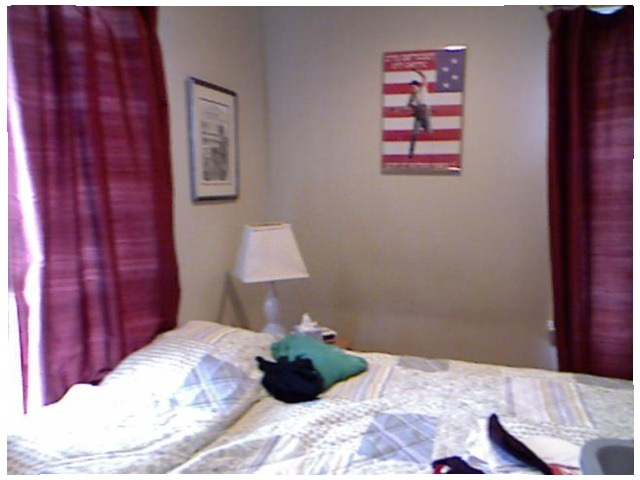
#> input picture samples/nyu_1005_rgb.jpg, 640 x 480 px
$ python -i classical.py   (imports and definitions only)   (older library calls are emulated)
#> lines starting #> are read from the running program, lines starting #| are printed output that depends on the picture
"""Classical depth upsampling & refinement.

Contents
--------
* interpolation baselines: nearest / bilinear / bicubic
* hole filling (multi-scale normalised convolution), spike removal, noise-adaptive denoising
* joint bilateral upsampling (JBU, Kopf et al.) and guided-filter upsampling (He et al.)
* depth discontinuity detection (local jump map) and RGB edge map
* OUR classical pipeline  ("GATE"): discontinuity-gated tri-lateral JBU
  + colour-plateau snapping (CPS) with adaptive parameters.

The key idea against texture-copying: RGB only gets a vote where the *depth itself* shows a
discontinuity (the gate g). In depth-smooth areas the RGB range kernel is flattened, so painted
textures cannot leak into the depth map. Where a discontinuity exists, CPS re-assigns each
pixel to the nearer of the two depth plateaus using colour similarity, which recreates a sharp
step aligned with the real colour boundary instead of a blurred ramp.
"""
from __future__ import annotations

from dataclasses import dataclass, field

import cv2
import numpy as np
from PIL import Image
from scipy import ndimage as ndi

# ----------------------------------------------------------------------------- interpolation


def _resize(a: np.ndarray, scale: int, method) -> np.ndarray:
    h, w = a.shape
    return np.asarray(Image.fromarray(a.astype(np.float32), mode="F").resize((w * scale, h * scale), method))


def nearest_up(lr, scale):
    return np.repeat(np.repeat(lr, scale, 0), scale, 1).astype(np.float32)


def bilinear_up(lr, scale):
    return _resize(lr, scale, Image.BILINEAR)


def bicubic_up(lr, scale):
    return _resize(lr, scale, Image.BICUBIC)


# ------------------------------------------------------------------------- hole filling etc.


# [57 lines left out: functions naive_fill, normalized_fill, estimate_noise, remove_spikes, clean_lr, not called in this run]


def confidence_map(valid):
    """LR confidence: 1 where measured, ~0.15 where filled."""
    return np.where(valid, 1.0, 0.15).astype(np.float32)


# ------------------------------------------------------------------- guided / joint bilateral


def box(a, r):
    return cv2.boxFilter(a, -1, (2 * r + 1, 2 * r + 1), borderType=cv2.BORDER_REFLECT)


# [18 lines left out: function guided_filter, not called in this run]


def guided_up(lr, rgb, scale, r=None, eps=1e-3):
    """Bicubic upsample then refine with an RGB guided filter (baseline)."""
    return guided_filter(bicubic_up(lr, scale), rgb, r or max(2, scale), eps)


# [48 lines left out: functions _shifted_lr_samples, jbu, not called in this run]


# ------------------------------------------------------------------ discontinuities and edges

TAU_PER_SCALE = 0.025   # metres of depth jump per unit of upsampling scale tolerated as "surface"


# [29 lines left out: functions lr_discontinuity, depth_discontinuity, not called in this run]


def rgb_edges(rgb):
    """Normalised RGB gradient magnitude in [0,1]."""
    g = cv2.GaussianBlur(cv2.cvtColor(rgb, cv2.COLOR_RGB2GRAY).astype(np.float32) / 255.0, (0, 0), 1.0)
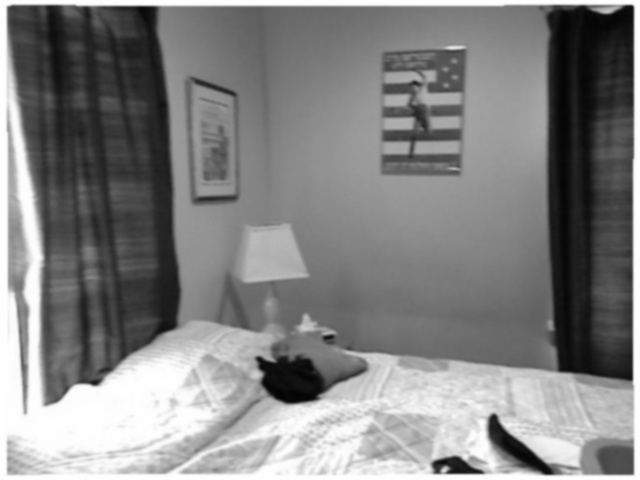
#> g: shape (480, 640) float32; min 0.0131, max 1, mean 0.516
    mag = np.hypot(cv2.Sobel(g, cv2.CV_32F, 1, 0), cv2.Sobel(g, cv2.CV_32F, 0, 1))
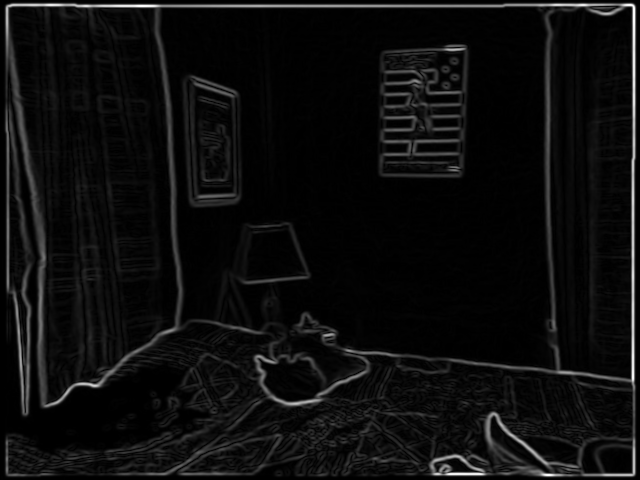
#> mag: shape (480, 640) float32; min 0, max 2.49, mean 0.133; drawn with min black and max white
    return np.clip(mag / (np.percentile(mag, 99) + 1e-6), 0, 1).astype(np.float32)
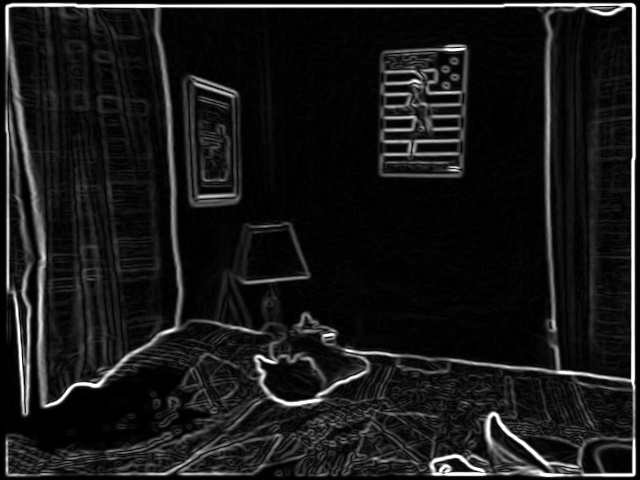
#> returned value: shape (480, 640) float32; min 0, max 1, mean 0.0994


# [46 lines left out: functions gate_map, plateau_snap, not called in this run]


# ------------------------------------------------------------------------- full pipelines


@dataclass
class ClassicalOutput:
    depth: np.ndarray
    base: np.ndarray                      # bicubic of cleaned LR (D0)
    jbu_plain: np.ndarray | None = None
    extras: dict = field(default_factory=dict)


# [40 lines left out: function gate_pipeline, not called in this run]

>>> import cv2
>>> picture = cv2.cvtColor(cv2.imread('../samples/nyu_1005_rgb.jpg'), cv2.COLOR_BGR2RGB)
>>> result = rgb_edges(picture)

$ run again, on samples/nyu_1075_rgb.jpg
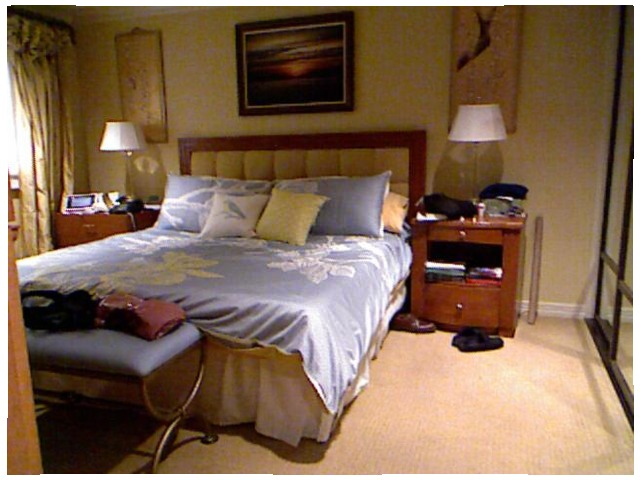
#> input picture samples/nyu_1075_rgb.jpg, 640 x 480 px
#> in rgb_edges, `g = cv2.GaussianBlur(cv2.cvtColor(rgb, cv2.COLOR_RGB2GRAY).astype(np.f..`:
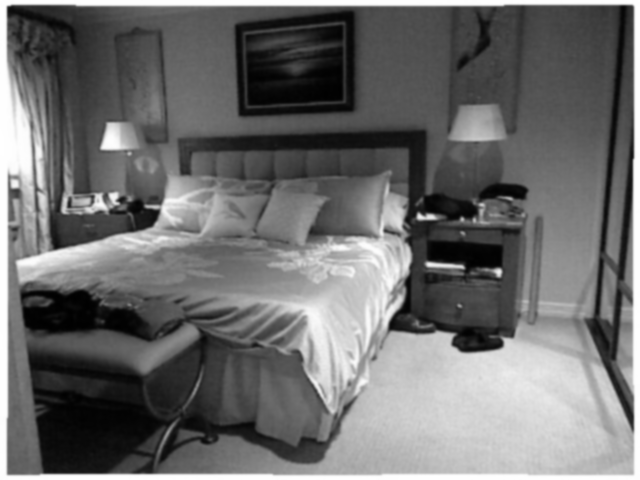
#> g: shape (480, 640) float32; min 0.0028, max 1, mean 0.431
#> in rgb_edges, `return np.clip(mag / (np.percentile(mag, 99) + 1e-6), 0, 1).astype(np...`:
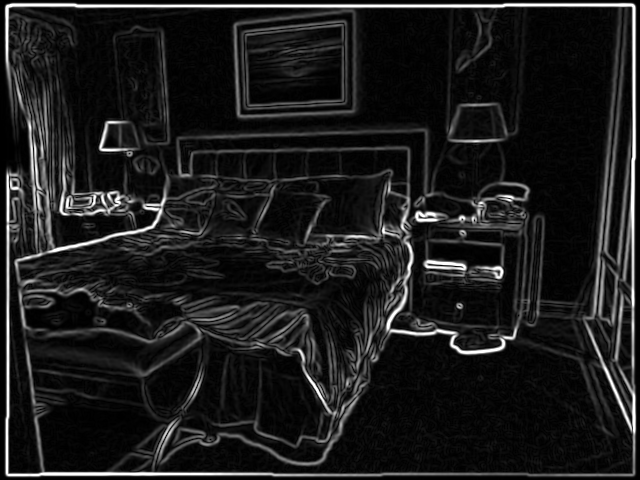
#> returned value: shape (480, 640) float32; min 0, max 1, mean 0.111

$ run again, on samples/nyu_1240_rgb.jpg
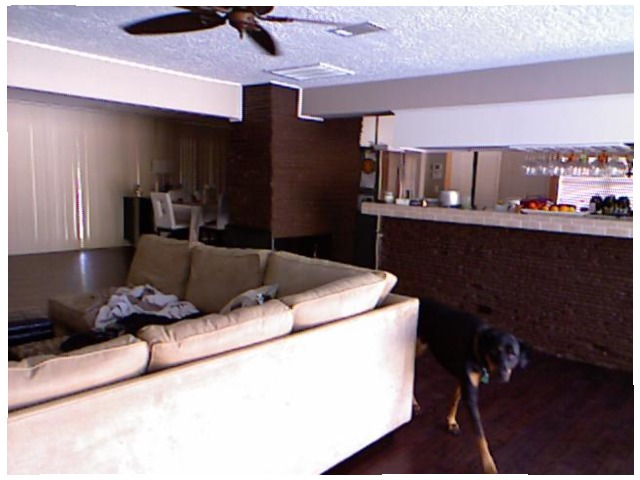
#> input picture samples/nyu_1240_rgb.jpg, 640 x 480 px
#> in rgb_edges, `g = cv2.GaussianBlur(cv2.cvtColor(rgb, cv2.COLOR_RGB2GRAY).astype(np.f..`:
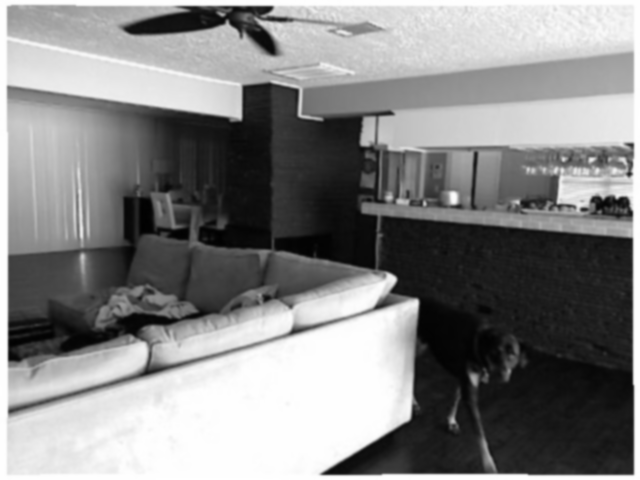
#> g: shape (480, 640) float32; min 0.00448, max 1, mean 0.525
#> in rgb_edges, `return np.clip(mag / (np.percentile(mag, 99) + 1e-6), 0, 1).astype(np...`:
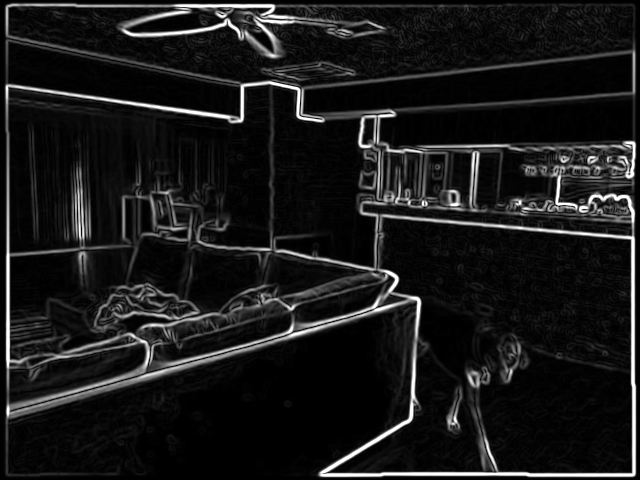
#> returned value: shape (480, 640) float32; min 0, max 1, mean 0.101
